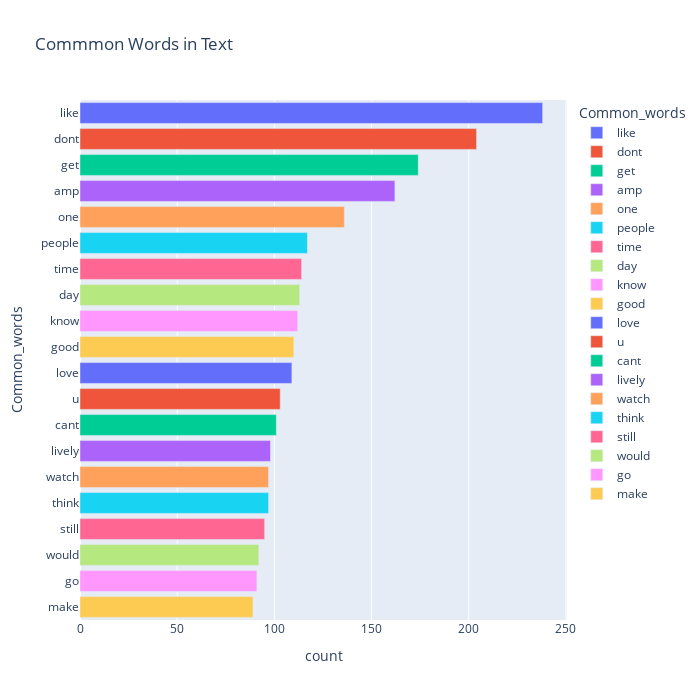

The cell this chart's notebook holds for it:
### Code cell
fig = px.bar(temp, x="count", y="Common_words", title='Commmon Words in Text', orientation='h', 
             width=700, height=700,color='Common_words')
fig.show()

### Figure 1 — Plotly figure (JSON) as saved in the notebook; plotly's stock layout.template omitted (floating-point values rounded to 4 significant figures)
{"data": [{"alignmentgroup": "True", "hovertemplate": "Common_words=%{y}<br>count=%{x}<extra></extra>", "legendgroup": "like", "marker": {"color": "#636efa"}, "name": "like", "offsetgroup": "like", "orientation": "h", "showlegend": true, "textposition": "auto", "type": "bar", "x": [238], "xaxis": "x", "y": ["like"], "yaxis": "y"}, {"alignmentgroup": "True", "hovertemplate": "Common_words=%{y}<br>count=%{x}<extra></extra>", "legendgroup": "dont", "marker": {"color": "#EF553B"}, "name": "dont", "offsetgroup": "dont", "orientation": "h", "showlegend": true, "textposition": "auto", "type": "bar", "x": [204], "xaxis": "x", "y": ["dont"], "yaxis": "y"}, {"alignmentgroup": "True", "hovertemplate": "Common_words=%{y}<br>count=%{x}<extra></extra>", "legendgroup": "get", "marker": {"color": "#00cc96"}, "name": "get", "offsetgroup": "get", "orientation": "h", "showlegend": true, "textposition": "auto", "type": "bar", "x": [174], "xaxis": "x", "y": ["get"], "yaxis": "y"}, {"alignmentgroup": "True", "hovertemplate": "Common_words=%{y}<br>count=%{x}<extra></extra>", "legendgroup": "amp", "marker": {"color": "#ab63fa"}, "name": "amp", "offsetgroup": "amp", "orientation": "h", "showlegend": true, "textposition": "auto", "type": "bar", "x": [162], "xaxis": "x", "y": ["amp"], "yaxis": "y"}, {"alignmentgroup": "True", "hovertemplate": "Common_words=%{y}<br>count=%{x}<extra></extra>", "legendgroup": "one", "marker": {"color": "#FFA15A"}, "name": "one", "offsetgroup": "one", "orientation": "h", "showlegend": true, "textposition": "auto", "type": "bar", "x": [136], "xaxis": "x", "y": ["one"], "yaxis": "y"}, {"alignmentgroup": "True", "hovertemplate": "Common_words=%{y}<br>count=%{x}<extra></extra>", "legendgroup": "people", "marker": {"color": "#19d3f3"}, "name": "people", "offsetgroup": "people", "orientation": "h", "showlegend": true, "textposition": "auto", "type": "bar", "x": [117], "xaxis": "x", "y": ["people"], "yaxis": "y"}, {"alignmentgroup": "True", "hovertemplate": "Common_words=%{y}<br>count=%{x}<extra></extra>", "legendgroup": "time", "marker": {"color": "#FF6692"}, "name": "time", "offsetgroup": "time", "orientation": "h", "showlegend": true, "textposition": "auto", "type": "bar", "x": [114], "xaxis": "x", "y": ["time"], "yaxis": "y"}, {"alignmentgroup": "True", "hovertemplate": "Common_words=%{y}<br>count=%{x}<extra></extra>", "legendgroup": "day", "marker": {"color": "#B6E880"}, "name": "day", "offsetgroup": "day", "orientation": "h", "showlegend": true, "textposition": "auto", "type": "bar", "x": [113], "xaxis": "x", "y": ["day"], "yaxis": "y"}, {"alignmentgroup": "True", "hovertemplate": "Common_words=%{y}<br>count=%{x}<extra></extra>", "legendgroup": "know", "marker": {"color": "#FF97FF"}, "name": "know", "offsetgroup": "know", "orientation": "h", "showlegend": true, "textposition": "auto", "type": "bar", "x": [112], "xaxis": "x", "y": ["know"], "yaxis": "y"}, {"alignmentgroup": "True", "hovertemplate": "Common_words=%{y}<br>count=%{x}<extra></extra>", "legendgroup": "good", "marker": {"color": "#FECB52"}, "name": "good", "offsetgroup": "good", "orientation": "h", "showlegend": true, "textposition": "auto", "type": "bar", "x": [110], "xaxis": "x", "y": ["good"], "yaxis": "y"}, {"alignmentgroup": "True", "hovertemplate": "Common_words=%{y}<br>count=%{x}<extra></extra>", "legendgroup": "love", "marker": {"color": "#636efa"}, "name": "love", "offsetgroup": "love", "orientation": "h", "showlegend": true, "textposition": "auto", "type": "bar", "x": [109], "xaxis": "x", "y": ["love"], "yaxis": "y"}, {"alignmentgroup": "True", "hovertemplate": "Common_words=%{y}<br>count=%{x}<extra></extra>", "legendgroup": "u", "marker": {"color": "#EF553B"}, "name": "u", "offsetgroup": "u", "orientation": "h", "showlegend": true, "textposition": "auto", "type": "bar", "x": [103], "xaxis": "x", "y": ["u"], "yaxis": "y"}, {"alignmentgroup": "True", "hovertemplate": "Common_words=%{y}<br>count=%{x}<extra></extra>", "legendgroup": "cant", "marker": {"color": "#00cc96"}, "name": "cant", "offsetgroup": "cant", "orientation": "h", "showlegend": true, "textposition": "auto", "type": "bar", "x": [101], "xaxis": "x", "y": ["cant"], "yaxis": "y"}, {"alignmentgroup": "True", "hovertemplate": "Common_words=%{y}<br>count=%{x}<extra></extra>", "legendgroup": "lively", "marker": {"color": "#ab63fa"}, "name": "lively", "offsetgroup": "lively", "orientation": "h", "showlegend": true, "textposition": "auto", "type": "bar", "x": [98], "xaxis": "x", "y": ["lively"], "yaxis": "y"}, {"alignmentgroup": "True", "hovertemplate": "Common_words=%{y}<br>count=%{x}<extra></extra>", "legendgroup": "watch", "marker": {"color": "#FFA15A"}, "name": "watch", "offsetgroup": "watch", "orientation": "h", "showlegend": true, "textposition": "auto", "type": "bar", "x": [97], "xaxis": "x", "y": ["watch"], "yaxis": "y"}, {"alignmentgroup": "True", "hovertemplate": "Common_words=%{y}<br>count=%{x}<extra></extra>", "legendgroup": "think", "marker": {"color": "#19d3f3"}, "name": "think", "offsetgroup": "think", "orientation": "h", "showlegend": true, "textposition": "auto", "type": "bar", "x": [97], "xaxis": "x", "y": ["think"], "yaxis": "y"}, {"alignmentgroup": "True", "hovertemplate": "Common_words=%{y}<br>count=%{x}<extra></extra>", "legendgroup": "still", "marker": {"color": "#FF6692"}, "name": "still", "offsetgroup": "still", "orientation": "h", "showlegend": true, "textposition": "auto", "type": "bar", "x": [95], "xaxis": "x", "y": ["still"], "yaxis": "y"}, {"alignmentgroup": "True", "hovertemplate": "Common_words=%{y}<br>count=%{x}<extra></extra>", "legendgroup": "would", "marker": {"color": "#B6E880"}, "name": "would", "offsetgroup": "would", "orientation": "h", "showlegend": true, "textposition": "auto", "type": "bar", "x": [92], "xaxis": "x", "y": ["would"], "yaxis": "y"}, {"alignmentgroup": "True", "hovertemplate": "Common_words=%{y}<br>count=%{x}<extra></extra>", "legendgroup": "go", "marker": {"color": "#FF97FF"}, "name": "go", "offsetgroup": "go", "orientation": "h", "showlegend": true, "textposition": "auto", "type": "bar", "x": [91], "xaxis": "x", "y": ["go"], "yaxis": "y"}, {"alignmentgroup": "True", "hovertemplate": "Common_words=%{y}<br>count=%{x}<extra></extra>", "legendgroup": "make", "marker": {"color": "#FECB52"}, "name": "make", "offsetgroup": "make", "orientation": "h", "showlegend": true, "textposition": "auto", "type": "bar", "x": [89], "xaxis": "x", "y": ["make"], "yaxis": "y"}], "layout": {"barmode": "relative", "height": 700, "legend": {"title": {"text": "Common_words"}, "tracegroupgap": 0}, "title": {"text": "Commmon Words in Text"}, "width": 700, "xaxis": {"anchor": "y", "domain": [0, 1], "title": {"text": "count"}}, "yaxis": {"anchor": "x", "categoryarray": ["make", "go", "would", "still", "think", "watch", "lively", "cant", "u", "love", "good", "know", "day", "time", "people", "one", "amp", "get", "dont", "like"], "categoryorder": "array", "domain": [0, 1], "title": {"text": "Common_words"}}}}
